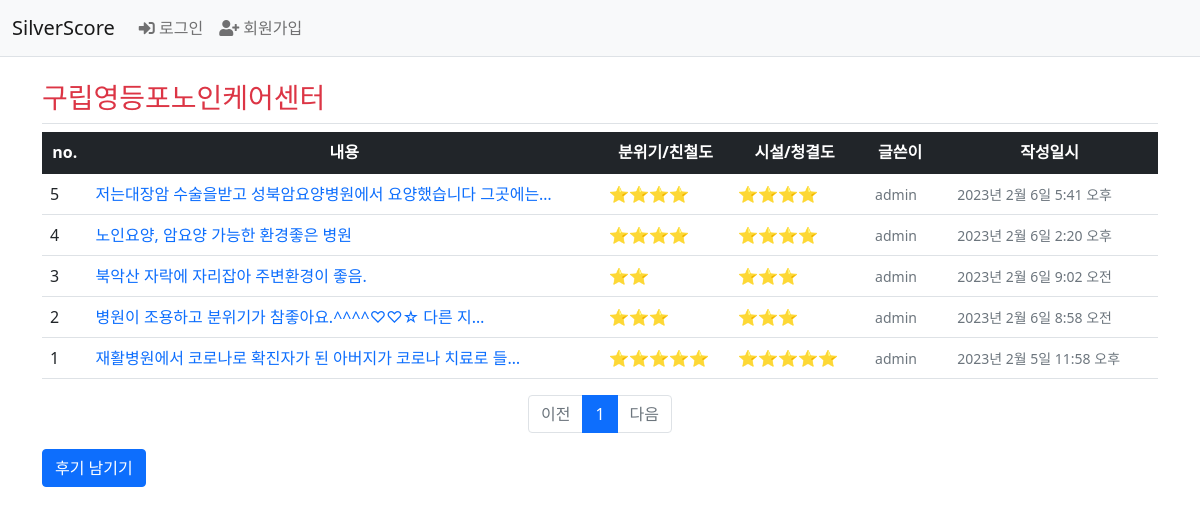
Page /member/review/list/2/ on the earlier database version.
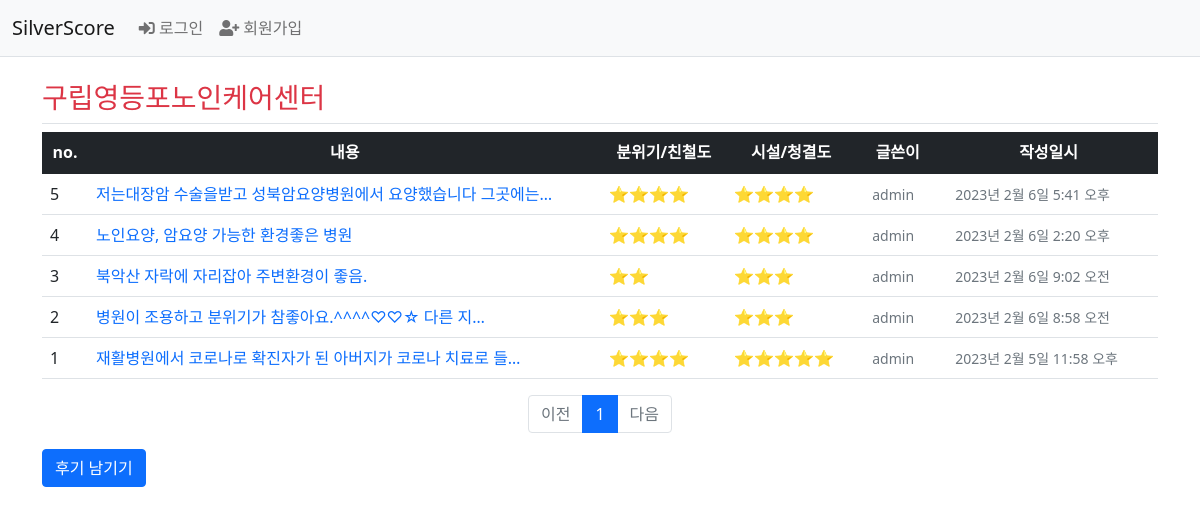
Same page on the later database version.
### member/models.py (models this page shows)
class Review(models.Model):
    id = models.BigAutoField(primary_key=True)
    amKind = models.SmallIntegerField(default=0)
    faClean = models.SmallIntegerField(default=0)
    content = models.CharField(max_length=500, blank=True)
    createDate = models.DateTimeField()
    modifyDate = models.DateTimeField(null=True, blank=True)
    user = models.ForeignKey(User, on_delete=models.CASCADE)
    longtermadmin = models.ForeignKey(LongTermAdmin, on_delete=models.CASCADE)

### member/views.py (the view)
# urls.py: path('review/list/<int:longtermadmin_id>/', views.review_index, name='review_index'),
def review_index(request, longtermadmin_id):
    longtermadmin = get_object_or_404(LongTermAdmin, pk=longtermadmin_id)
    page = request.GET.get('page', 1)   # 페이지
    review_list = Review.objects.filter(longtermadmin_id=longtermadmin_id).order_by('-createDate')
    paginator = Paginator(review_list, 10)    # 페이지당 10개씩 보여주기
    page_obj = paginator.get_page(page)
    context = {'longtermadmin': longtermadmin, 'review_list': page_obj}
    return render(request, 'member/review_list.html', context)

### member/templatetags/member_filter.py (called while the page is built)
@register.filter
def sub(value, arg):
    return value - arg

### templates/member/review_list.html (shortened to what this page needs)
<!DOCTYPE html>
<html lang="en">
<head>
</head>
<body>
{% extends 'base.html' %}
{% load member_filter %}
{% block content %}
<div class="container my-3">
    <h3 class="border-bottom py-2 text-danger">{{ longtermadmin.adminNm }}</h3>
    <table class="table table-hover">
        <thead class="table-dark">
        <tr class="text-center">
            <th>no.</th>
            <th style="width:46%">내용</th>
            <th>분위기/친철도</th>
            <th>시설/청결도</th>
            <th>글쓴이</th>
            <th>작성일시</th>
        </tr>
        </thead>
        <tbody>
        {% if review_list %}
        {% for review in review_list %}
        <tr class="text-left">
            <td>
                {{ review_list.paginator.count|sub:review_list.start_index|sub:forloop.counter0|add:1 }}
            </td>
            <td class="text-start">
                <a class="text-decoration-none"
                   href="{% url 'member:review_detail' review.id %}">{{ review.content|truncatechars:34 }}</a>
            </td>
            <td>{% for i in ""|ljust:review.amKind %}⭐{% endfor %}</td>
            <td>{% for i in ""|ljust:review.faClean %}⭐{% endfor %}</td>
            <td><span class="text-secondary small mx-2">{{ review.user.username }}</span></td>
            <td><span class="text-secondary small mx-2">{{ review.createDate }}</span></td>
        </tr>
        {% endfor %}
        {% else %}
        <tr>
            <td colspan="4">후기가 없습니다.</td>
        </tr>
        {% endif %}
        </tbody>
    </table>
    <ul class="pagination justify-content-center">
        {% if review_list.has_previous %}
        <li class="page-item">
            <a class="page-link" href="?page={{ review_list.previous_page_number }}">이전</a>
        </li>
        {% else %}
        <li class="page-item disabled">
            <a class="page-link" tabindex="-1" aria-disabled="true" href="#">이전</a>
        </li>
        {% endif %}
        {% for page_number in review_list.paginator.page_range %}
        {% if page_number >= review_list.number|add:-5 and page_number <= review_list.number|add:5 %}
        {% if page_number == review_list.number %}
        <li class="page-item active" aria-current="page">
            <a class="page-link" href="?page={{ page_number }}">{{ page_number }}</a>
        </li>
        {% else %}
        <li class="page-item">
            <a class="page-link" href="?page={{ page_number }}">{{ page_number }}</a>
        </li>
        {% endif %}
        {% endif %}
        {% endfor %}
        {% if review_list.has_next %}
        <li class="page-item">
            <a class="page-link" href="?page={{ review_list.next_page_number }}">다음</a>
        </li>
        {% else %}
        <li class="page-item disabled">
            <a class="page-link" tabindex="-1" aria-disabled="true" href="#">다음</a>
        </li>
        {% endif %}
    </ul>
    <a href="{% url 'member:review_create' longtermadmin.id %}" class="btn btn-primary">후기 남기기</a>
</div>
{% endblock %}

Differences in the rows shown:
changed Review "2023년 2월 5일 11:58 오후": amKind 5 → 4 (drawn)
